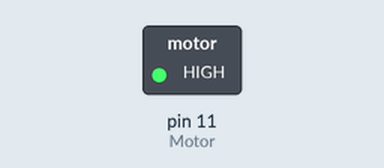
Bench run of a sketch on a simulated Arduino Uno, built with avr-gcc and run on an emulated ATmega328P. Shown: switched loads named in the sketch (green lamp = pin HIGH).

Above: at 1.0 s.
At 3.0 s:
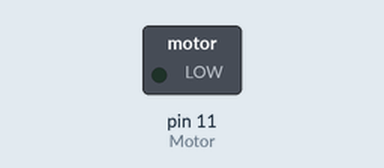
Timing chart, 0 to 5.2 s (numbered marks = the images above):
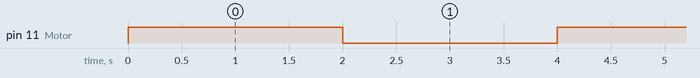

Measured:
- by itself, pin 11 (Motor): alternates HIGH for 2.0 s and LOW for 2.0 s

The sketch:

Motorforwardackward.ino
```cpp
 int Motor = 11; // motor plug into pin 11

 void setup() {
    pinMode(Motor, OUTPUT);  // pin 11 wire voltage goes OUT
 }


void loop(){
    digitalWrite(Motor, HIGH); // motor turns ON
    delay(2000); // pauses for 2 seconds
    digitalWrite(Motor, LOW); // motor turns OFF
    delay(2000); // pauses for 2 seconds

}
```
